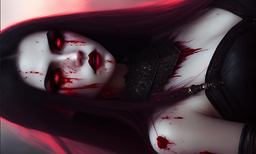
#> input picture vampire.png, 256 x 154 px, shrunk from 640 x 384 before the run
$ python dither.py
#> lines starting #> are read from the running program, lines starting #| are printed output that depends on the picture
#> further down, inMat is the input picture: shape (154, 256, 3); mean B, G, R 60, 52.5, 72.2
import cv2
import numpy as np


def minmax(v):
    if v > 255:
        v = 255
    if v < 0:
        v = 0
    return v


def dithering_gray(inMat, samplingF):
    # https://en.wikipedia.org/wiki/Floyd–Steinberg_dithering
    # https://www.youtube.com/watch?v=0L2n8Tg2FwI&t=0s&list=WL&index=151
    # input is supposed as color
    # grab the image dimensions
    h = inMat.shape[0]
    w = inMat.shape[1]

    # loop over the image
    for y in range(0, h-1):
        for x in range(1, w-1):
            # threshold the pixel
            old_p = inMat[y, x]
            new_p = np.round(samplingF * old_p/255.0) * (255/samplingF)
            inMat[y, x] = new_p

            quant_error_p = old_p - new_p

            # inMat[y, x+1] = minmax(inMat[y, x+1] + quant_error_p * 7 / 16.0)
            # inMat[y+1, x-1] = minmax(inMat[y+1, x-1] + quant_error_p * 3 / 16.0)
            # inMat[y+1, x] = minmax(inMat[y+1, x] + quant_error_p * 5 / 16.0)
            # inMat[y+1, x+1] = minmax(inMat[y+1, x+1] + quant_error_p * 1 / 16.0)

            inMat[y, x+1] = minmax(inMat[y, x+1] + quant_error_p * 7 / 16.0)
            inMat[y+1, x-1] = minmax(inMat[y+1, x-1] + quant_error_p * 3 / 16.0)
            inMat[y+1, x] = minmax(inMat[y+1, x] + quant_error_p * 5 / 16.0)
            inMat[y+1, x+1] = minmax(inMat[y+1, x+1] + quant_error_p * 1 / 16.0)

            #   quant_error  := oldpixel - newpixel
            #   pixel[x + 1][y    ] := pixel[x + 1][y    ] + quant_error * 7 / 16
            #   pixel[x - 1][y + 1] := pixel[x - 1][y + 1] + quant_error * 3 / 16
            #   pixel[x    ][y + 1] := pixel[x    ][y + 1] + quant_error * 5 / 16
            #   pixel[x + 1][y + 1] := pixel[x + 1][y + 1] + quant_error * 1 / 16

    # return the thresholded image
    return inMat


def dithering_color(inMat, samplingF):
    # https://en.wikipedia.org/wiki/Floyd–Steinberg_dithering
    # https://www.youtube.com/watch?v=0L2n8Tg2FwI&t=0s&list=WL&index=151
    # input is supposed as color
    # grab the image dimensions
#> called with samplingF = 1
    h = inMat.shape[0]
#> h = 154
    w = inMat.shape[1]
#> w = 256

    # loop over the image
    for y in range(0, h-1):
        for x in range(1, w-1):
            # threshold the pixel
            old_b = inMat[y, x, 0]
            old_g = inMat[y, x, 1]
            old_r = inMat[y, x, 2]

            new_b = np.round(samplingF * old_b/255.0) * (255/samplingF)
            new_g = np.round(samplingF * old_g/255.0) * (255/samplingF)
            new_r = np.round(samplingF * old_r/255.0) * (255/samplingF)

            inMat[y, x, 0] = new_b
            inMat[y, x, 1] = new_g
            inMat[y, x, 2] = new_r

            quant_error_b = old_b - new_b
            quant_error_g = old_g - new_g
            quant_error_r = old_r - new_r

            inMat[y, x+1, 0] = minmax(inMat[y, x+1, 0] + quant_error_b * 7 / 16.0)
            inMat[y, x+1, 1] = minmax(inMat[y, x+1, 1] + quant_error_g * 7 / 16.0)
            inMat[y, x+1, 2] = minmax(inMat[y, x+1, 2] + quant_error_r * 7 / 16.0)

            inMat[y+1, x-1, 0] = minmax(inMat[y+1, x-1, 0] + quant_error_b * 3 / 16.0)
            inMat[y+1, x-1, 1] = minmax(inMat[y+1, x-1, 1] + quant_error_g * 3 / 16.0)
            inMat[y+1, x-1, 2] = minmax(inMat[y+1, x-1, 2] + quant_error_r * 3 / 16.0)

            inMat[y+1, x, 0] = minmax(inMat[y+1, x, 0] + quant_error_b * 5 / 16.0)
            inMat[y+1, x, 1] = minmax(inMat[y+1, x, 1] + quant_error_g * 5 / 16.0)
            inMat[y+1, x, 2] = minmax(inMat[y+1, x, 2] + quant_error_r * 5 / 16.0)

            inMat[y+1, x+1, 0] = minmax(inMat[y+1, x+1, 0] + quant_error_b * 1 / 16.0)
            inMat[y+1, x+1, 1] = minmax(inMat[y+1, x+1, 1] + quant_error_g * 1 / 16.0)
            inMat[y+1, x+1, 2] = minmax(inMat[y+1, x+1, 2] + quant_error_r * 1 / 16.0)
#> this loop made 153 passes
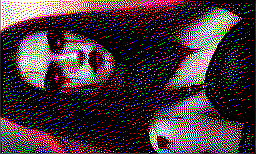
#> inMat: shape (154, 256, 3); mean of channels 0, 1, 2 58.7, 51.2, 70.7; drawn as B, G, R

        #   quant_error  := oldpixel - newpixel
        #   pixel[x + 1][y    ] := pixel[x + 1][y    ] + quant_error * 7 / 16
        #   pixel[x - 1][y + 1] := pixel[x - 1][y + 1] + quant_error * 3 / 16
        #   pixel[x    ][y + 1] := pixel[x    ][y + 1] + quant_error * 5 / 16
        #   pixel[x + 1][y + 1] := pixel[x + 1][y + 1] + quant_error * 1 / 16

    # return the thresholded image
    return inMat


# read image
inMat = cv2.imread('vampire.png')
# color ditering
outMat_color = dithering_color(inMat.copy(), 1)
cv2.imwrite('out_color.jpg', outMat_color)


# gray ditering
grayMat = cv2.cvtColor(inMat, cv2.COLOR_BGR2GRAY)
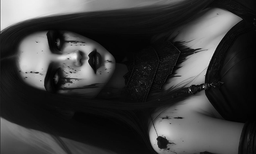
#> grayMat: shape (154, 256); min 0, max 244, mean 59.3
outMat_gray = dithering_gray(grayMat.copy(), 1)
#> after the loop in dithering_gray, `for y in range(0, h-1):`:
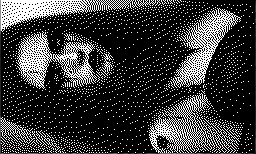
#> inMat: shape (154, 256); min 0, max 255, mean 57.9
cv2.imwrite('out_gray.jpg', outMat_gray)

$ run again, with meow2.png copied over vampire.png
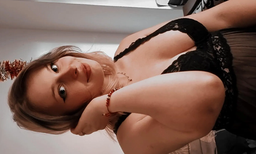
#> input picture meow2.png, 256 x 154 px, shrunk from 640 x 384 before the run
#> inMat is the input picture: shape (154, 256, 3); mean B, G, R 87.3, 97.6, 125.5
#> the loop in dithering_color, `for y in range(0, h-1):` made 153 passes
#> after the loop in dithering_color, `for y in range(0, h-1):`:
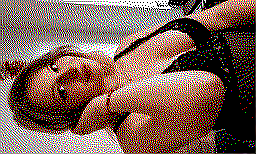
#> inMat: shape (154, 256, 3); mean of channels 0, 1, 2 85.6, 95.9, 123.7; drawn as B, G, R
#> after the loop in dithering_gray, `for y in range(0, h-1):`:
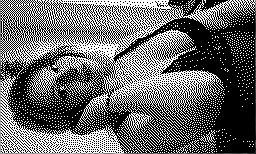
#> inMat: shape (154, 256); min 0, max 255, mean 103
